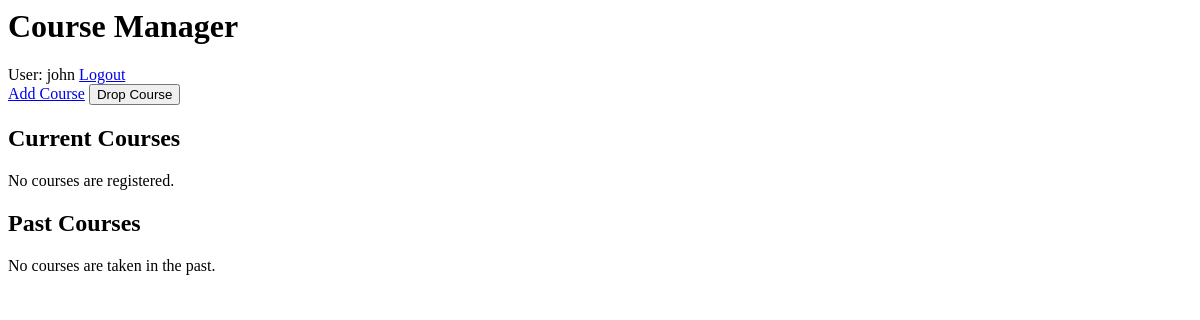
The app's page /courses/ (signed in), older data.
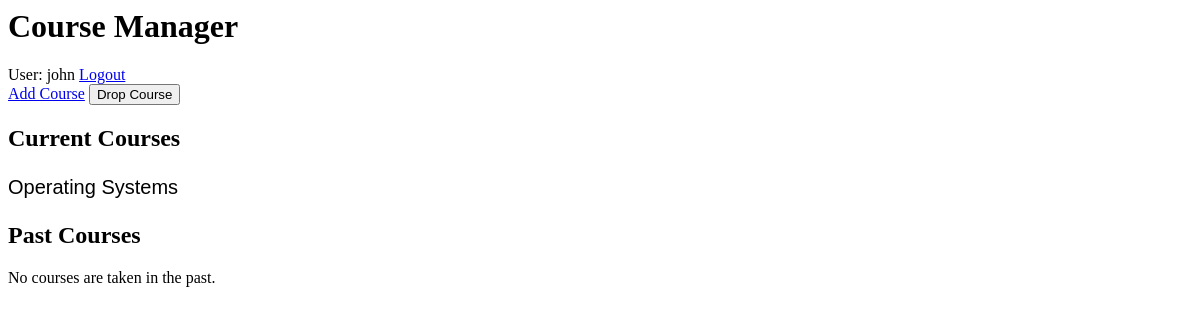
The same page, newer data.
### courses/models.py (models this page shows, shortened)
class UserCourse(models.Model):
    user = models.ForeignKey(User, on_delete=models.CASCADE)
    course = models.ForeignKey(Course, on_delete=models.CASCADE)
    is_current = models.BooleanField(default=True)

class Course(models.Model):
    course_code = models.CharField(max_length=20)
    course_name = models.CharField(max_length=200)

### courses/views.py (the view)
# urls.py: path('', views.index, name='index'),
@login_required(login_url='/accounts/login/')
def index(request):
    courses = UserCourse.objects.filter(user=request.user)
    context = {
        'course_list' : courses
    }
    return render(request, 'courses/index.html', context=context)

### courses/templates/courses/index.html (shortened to what this page needs)
{% load static %}
<link rel="stylesheet" type="text/css" href="{% static 'courses/style.css' %}">
<h1>Course Manager</h1>
{% if user.is_authenticated %}
<div>
    User: {{ user.get_username }}
    <a href="{% url 'logout'%}?next={{request.path}}">Logout</a>
</div>
<a href="{% url 'courses:add_course' %}">Add Course</a>
<button>Drop Course</button>
<h2>Current Courses</h2>
{% if course_list %}
<ul>
    {% for usercourse in course_list %}
        {% if usercourse.is_current %}
        <li><a href="{% url 'courses:detail' usercourse.course.id %}">{{ usercourse.course_code }} {{ usercourse.course.course_name}}</a></li>
        {% endif %}
    {% endfor %}
</ul>
{% else %}
<p>No courses are registered.</p>
{% endif %}
<h2>Past Courses</h2>
{% if past_course_list %}
<ul>
    {% for course in past_course_list %}
    <li><a href="{% url 'courses:detail' course.id %}">{{ course.course_code }} {{ course.course_name}}</a></li>
    {% endfor %}
</ul>
{% else %}
<p>No courses are taken in the past.</p>
{% endif %}
{% else %}
<p> You are not authenticated, please
<a href="{% url 'login'%}?next={{request.path}}">Login</a></p>
{% endif %}

Row changes from the older to the newer data that the page shows:
added UserCourse: course.course_name "Operating Systems"
Text that changed along with them:
text no longer shown: "No courses are registered."
